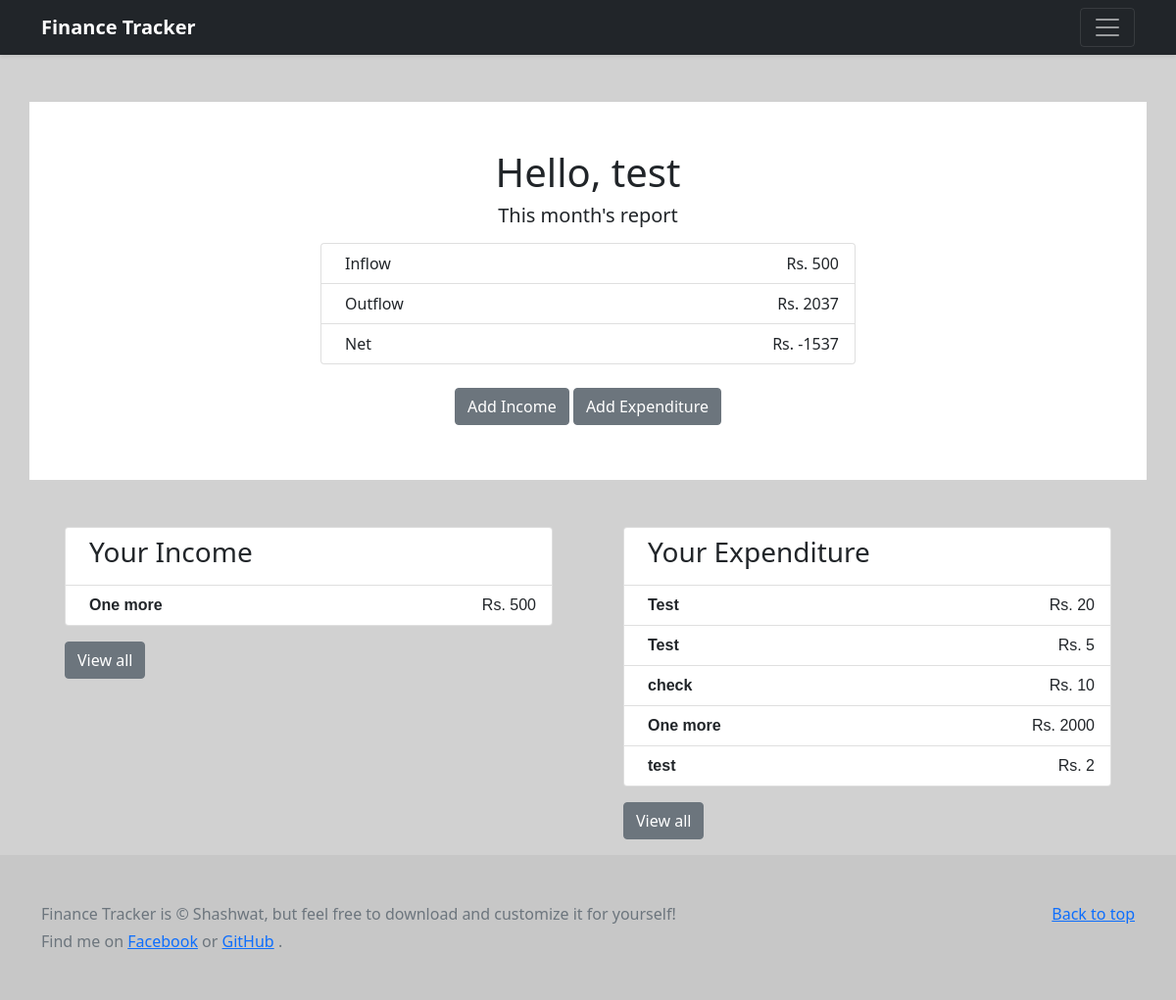
The page / (signed in) on the database as committed earlier.
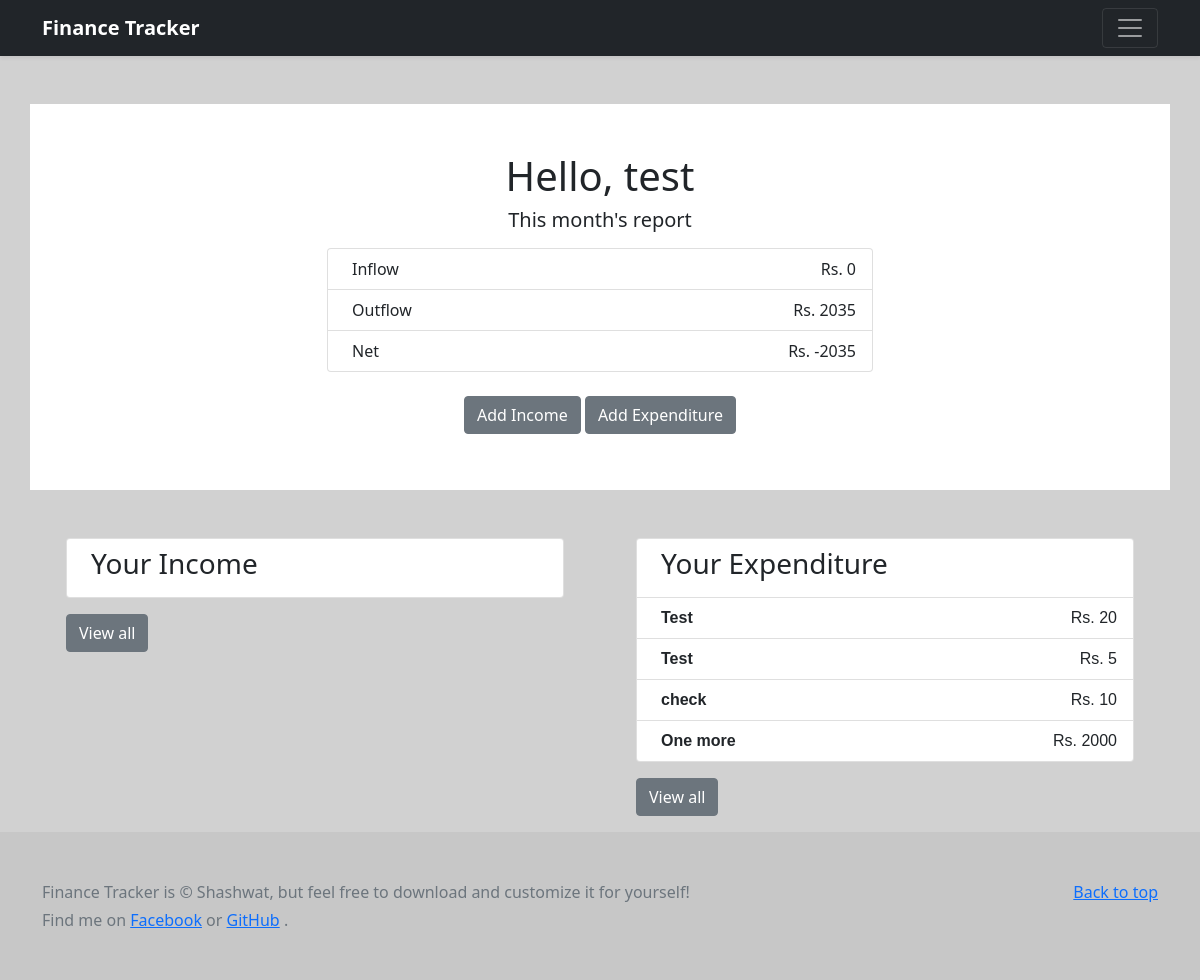
The same page on the database as committed later.
### main/models.py (models this page shows, shortened)
class IncomeItem(models.Model):
    user = models.ForeignKey(User, on_delete=CASCADE)
    title = models.CharField(max_length=100)
    category = models.CharField(choices=INCOME_CATEGORIES,max_length=100)
    amount = models.IntegerField()
    transaction_date = models.DateField(default=timezone.now)

class ExpenditureItem(models.Model):
    user = models.ForeignKey(User, on_delete=CASCADE)
    title = models.CharField(max_length=100)
    category = models.CharField(choices=EXPENDITURE_CATEGORIES, max_length=100)
    amount = models.IntegerField()
    transaction_date = models.DateField(default=timezone.now)

### main/views.py (the view)
# urls.py: path('', HomePageView.as_view(), name='home'),
class HomePageView(LoginRequiredMixin, TemplateView):
    template_name = 'home.html'
    def get_context_data(self, **kwargs):
        total_income_month = 0
        income_items = IncomeItem.objects.filter(user=self.request.user)
        this_month_start = date.today().replace(day= 1)
        this_month_now = date.today()
        income_items_month = income_items.filter(transaction_date__gte=this_month_start, transaction_date__lte=this_month_now)
        for i in income_items_month:
            total_income_month = total_income_month + i.amount
        total_expenditure_month = 0
        expenditure_items = ExpenditureItem.objects.filter(user=self.request.user)
        expenditure_items_month = expenditure_items.filter(transaction_date__gte=this_month_start, transaction_date__lte=this_month_now)
        for i in expenditure_items_month:
            total_expenditure_month = total_expenditure_month + i.amount
        net = total_income_month - total_expenditure_month
        context = super().get_context_data(**kwargs)
        context["total_income_month"] = total_income_month
        context["total_expenditure_month"] = total_expenditure_month
        context["income_items"] = reversed(income_items)
        context["expenditure_items"] = reversed(expenditure_items)
        context["net"] = net
        return context

### templates/home.html
{% extends 'base.html' %}
{% block content %}
<section class="my-5 text-center container" style="background-color: white;">
    <div class="row py-lg-5">
      <div class="col-lg-6 col-md-8 mx-auto">
        <h1 class="fw-light">Hello, {{user.username}}</h1>
        <h3 class="lead">This month's report</h3>
        <ul class="list-group my-3">
            <li class="list-group-item d-flex justify-content-between align-items-start">
              <div class="ms-2 me-auto">
                <div class="fw-light">Inflow</div>
              </div>
              <span class="">Rs. {{total_income_month}}</span>
            </li>
            <li class="list-group-item d-flex justify-content-between align-items-start">
              <div class="ms-2 me-auto">
                <div class="fw-light">Outflow</div>
              </div>
              <span class="">Rs. {{total_expenditure_month}}</span>
            </li>
            <li class="list-group-item d-flex justify-content-between align-items-start">
                <div class="ms-2 me-auto">
                  <div class="fw-light">Net</div>
                </div>
                <span class="">Rs. {{net}}</span>
              </li>
          </ul>
          <a href="{% url 'add_income' %}" class="btn btn-secondary my-2">Add Income</a>
          <a href="{% url 'add_expenditure' %}" class="btn btn-secondary my-2">Add Expenditure</a>
      </div>
    </div>
</section>
  <div class="container">
    <div class="row align-items-start">
      <div class="col">
        <div class="container">
          <ul class="list-group">
            <li class="list-group-item d-flex justify-content-between align-items-start">
              <div class="ms-2 me-auto">
                <div class="fw-light h3">Your Income</div>
            </li>
            {% for income_item in income_items %}
                {% if forloop.counter < 6 %}
                    <li class="list-group-item d-flex justify-content-between align-items-start" style="font-family: 'Gill Sans', 'Gill Sans MT', Calibri, 'Trebuchet MS', sans-serif;">
                    <div class="ms-2 me-auto">
                        <div class="fw-bold">{{income_item.title}}</div>
                    </div>
                    <span class="">Rs. {{income_item.amount}}</span>
                    </li>
                {% endif %}
            {% endfor %}
          </ul>
          <a href="{% url 'income_detail' %}" class="btn btn-secondary my-3">View all</a>
        </div>
      </div>
      <div class="col">
        <div class="container">
          <ul class="list-group">
            <li class="list-group-item d-flex justify-content-between align-items-start">
              <div class="ms-2 me-auto">
                <div class="fw-light h3">Your Expenditure</div>
            </li>
            {% for expenditure_item in expenditure_items %}
                {% if forloop.counter < 6 %}
                    <li class="list-group-item d-flex justify-content-between align-items-start" style="font-family: 'Gill Sans', 'Gill Sans MT', Calibri, 'Trebuchet MS', sans-serif;">
                    <div class="ms-2 me-auto">
                        <div class="fw-bold">{{expenditure_item.title}}</div>
                    </div>
                    <span class="">Rs. {{expenditure_item.amount}}</span>
                    </li>
                {% endif %}
            {% endfor %}
          </ul>
          <a href="{% url 'expenditure_detail' %}" class="btn btn-secondary my-3">View all</a>
        </div>
      </div>
    </div>
  </div>
{% endblock content %}

Rows that differ between the two databases and show on the page:
removed IncomeItem: title "One more", amount "500"
removed ExpenditureItem: title "test", amount "2"
Other text that changed with them:
{{ total_income_month }}: "500" → "0"
{{ total_expenditure_month }}: "2037" → "2035"
{{ net }}: "-1537" → "-2035"
